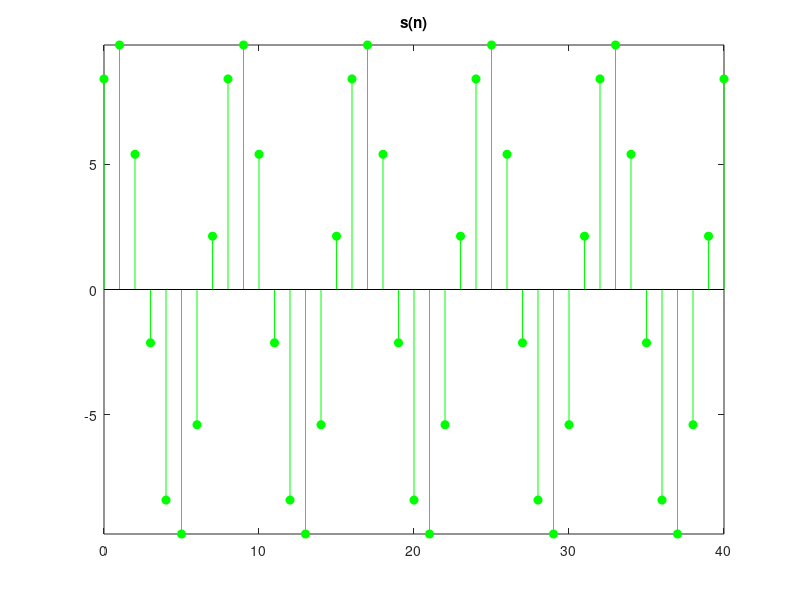

The MATLAB source for this figure:
%-------------------------
% Ejercicio 5: Función para muestrear una señal s(t) a s(n),utilizando la fórmula
% dada en el especificación del ejercicio.
% La función recibe como parámetros la amplitud de la señal (A), la frecuancia de la señal (Fo),
% la frecuancia de muestreo (Fs), el intervalo de tiempo para duración finita (ti,tf) y la fase de la señal (C).
% Integrantes: ALejandra Castrillo - Justin Chavarria - Cristhian Rojas
% Fecha: 12/03/2019
%-------------------------
clear;

function sn = ejercicio5(A,Fo,Fs,C,ti,tf) # Se crea la función.

    snFunc           = @(A,Fo,Fs,C,n) A*sin((2*pi*Fo*n)/Fs+C); # Se define el molde de la función a utilizar junto con los parámetros que recibe.
    samplesPerPeriod = Fs/Fo; # Se calcula las muestra por periodo de la señal.
    periods          = (tf-ti) * Fo; # Se calcula el periodo de la señal.
    samples          = 0:1:floor(periods*samplesPerPeriod); # Se determina el número de muestras para la señal finita.
                                    # La funcion floor(), obtiene valor entero más próximo hacia - infinito.
    offset           = ti*2*pi + C; # Se calcula el argumento de la función.
    sn               = snFunc(A,Fo,Fs,offset,samples); # Se llama a la función.
    
    figure('Name', 'Ejercicio 5');
    stem(samples, sn, 'filled', 'g'); # Se grafica la función.
    axis tight;
    title(" s(n) ");

end

% Prueba del profe
ejercicio5(10,500,4000,1,0,0.01)

